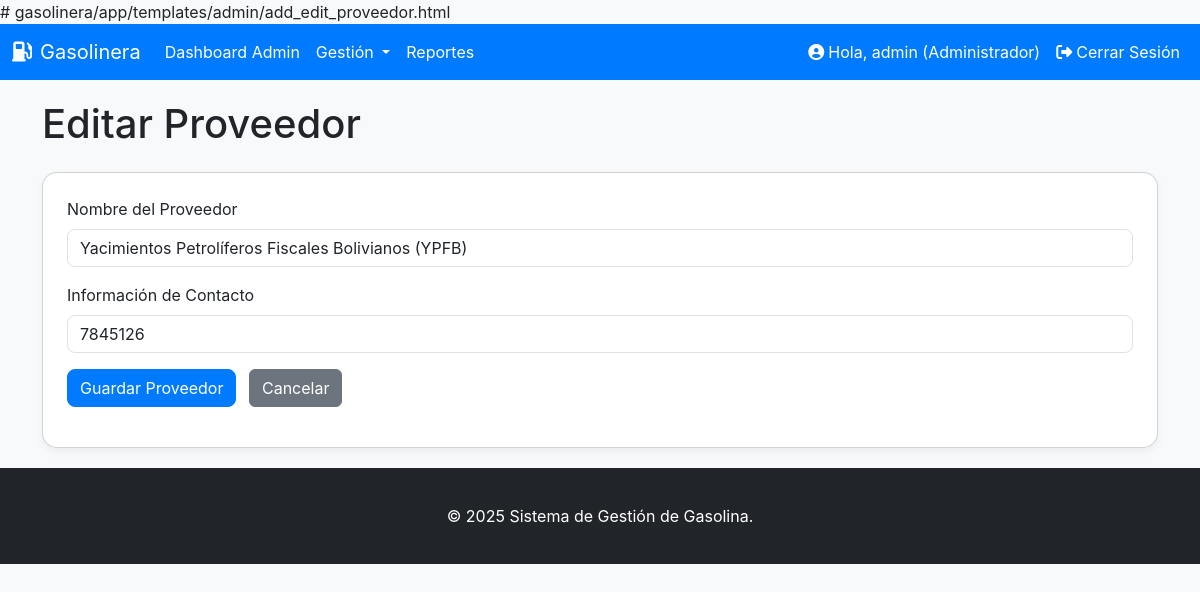
Page /admin/proveedores/edit/1 (signed in) on the committed database.
### app/models.py (models this page shows, shortened)
class Usuario(UserMixin, db.Model):
    __tablename__ = 'usuarios'
    id = db.Column(db.Integer, primary_key=True)
    username = db.Column(db.String(64), unique=True, nullable=False) # Nombre de usuario
    password_hash = db.Column(db.String(128)) # Hash de la contraseña
    rol_id = db.Column(db.Integer, db.ForeignKey('roles.id')) # Clave foránea del rol
    clientes = db.relationship('Cliente', backref='usuario', lazy='dynamic') # Relación con clientes

class Rol(db.Model):
    __tablename__ = 'roles'
    id = db.Column(db.Integer, primary_key=True)
    nombre = db.Column(db.String(50), unique=True, nullable=False) # Nombre del rol (administrador, operador, cliente)
    usuarios = db.relationship('Usuario', backref='rol', lazy='dynamic') # Relación con usuarios

class Proveedor(db.Model):
    __tablename__ = 'proveedores'
    id = db.Column(db.Integer, primary_key=True)
    nombre = db.Column(db.String(100), nullable=False)
    contacto = db.Column(db.String(100))
    reabastecimientos = db.relationship('Reabastecimiento', backref='proveedor', lazy='dynamic') # <-- Asegúrate de que esta línea esté así

### app/admin.py (the view)
@admin.route('/proveedores/edit/<int:id>', methods=['GET', 'POST'])
@login_required
@admin_required
def edit_proveedor(id):
    proveedor = Proveedor.query.get_or_404(id)
    form = ProveedorForm(obj=proveedor)
    if form.validate_on_submit():
        proveedor.nombre = form.nombre.data
        proveedor.contacto = form.contacto.data
        db.session.commit()
        flash('Proveedor actualizado exitosamente!', 'success')
        return redirect(url_for('admin.manage_proveedores'))
    return render_template('admin/add_edit_proveedor.html', form=form, proveedor=proveedor, title='Editar Proveedor')

### app/forms.py
class ProveedorForm(FlaskForm):
    nombre = StringField('Nombre del Proveedor', validators=[DataRequired()])
    contacto = StringField('Información de Contacto', validators=[Optional()])
    submit = SubmitField('Guardar Proveedor')

### app/admin.py (called while the page is built)
def admin_required(f):
    @wraps(f)
    def decorated_function(*args, **kwargs):
        if not current_user.is_authenticated or current_user.rol.nombre != 'administrador':
            flash('Acceso denegado. Se requiere rol de administrador.', 'danger')
            return redirect(url_for('main.index'))
        return f(*args, **kwargs)
    return decorated_function

### app/auth.py (called while the page is built)
@login_manager.user_loader
def load_user(user_id):
    return Usuario.query.get(int(user_id))

### app/templates/admin/add_edit_proveedor.html (shortened to what this page needs)
{% extends "base.html" %}
{% block content %}
<h1 class="mb-4">{% if proveedor %}Editar Proveedor{% else %}Añadir Nuevo Proveedor{% endif %}</h1>
<div class="card p-4">
    <form method="POST">
        <div class="mb-3">
            {{ form.nombre.label(class="form-label") }}
            {{ form.nombre(class="form-control") }}
        </div>
        <div class="mb-3">
            {{ form.contacto.label(class="form-label") }}
            {{ form.contacto(class="form-control") }}
        </div>
        {{ form.submit(class="btn btn-primary") }}
        <a href="{{ url_for('admin.manage_proveedores') }}" class="btn btn-secondary ms-2">Cancelar</a>
    </form>
</div>
{% endblock %}

### app/templates/base.html (shortened to what this page needs)
<!DOCTYPE html>
<html lang="es">
<head>
    <link href="https://cdn.jsdelivr.net/npm/bootstrap@5.3.3/dist/css/bootstrap.min.css" rel="stylesheet" xintegrity="sha384-QWTKZyjpPEjISv5WaRU9OFeRpok6YctnYmDr5pNlyT2bRjXh0JMhjY6hW+ALEwIH">
    <link rel="stylesheet" href="https://cdnjs.cloudflare.com/ajax/libs/font-awesome/6.5.2/css/all.min.css" xintegrity="sha512-SnH5WK+bZxgPHs44uWIX+LLJAJ9/2PkPKZ5QiAj6Ta86w+fsb2TkcmfRyVX3pBnMFcV7oQPJkl9QevSCWr3W6A==" />
</head>
<body>
    <nav class="navbar navbar-expand-lg navbar-dark">
        <div class="container-fluid">
            <a class="navbar-brand" href="{{ url_for('main.index') }}">
                <i class="fas fa-gas-pump me-2"></i>Gasolinera
            </a>
            <div class="collapse navbar-collapse" id="navbarNav">
                <ul class="navbar-nav me-auto mb-2 mb-lg-0">
                    {% if current_user.is_authenticated %}
                        {% if current_user.rol.nombre == 'administrador' %}
                            <li class="nav-item">
                                <a class="nav-link" href="{{ url_for('admin.dashboard') }}">Dashboard Admin</a>
                            </li>
                            <li class="nav-item dropdown">
                                <a class="nav-link dropdown-toggle" href="#" id="navbarDropdownAdmin" role="button" data-bs-toggle="dropdown" aria-expanded="false">
                                    Gestión
                                </a>
                            </li>
                             <li class="nav-item">
                                <a class="nav-link" href="{{ url_for('admin.view_reports') }}">Reportes</a>
                            </li>
                        {% endif %}
                    {% endif %}
                </ul>
                <ul class="navbar-nav ms-auto">
                    {% if current_user.is_authenticated %}
                        <li class="nav-item">
                            <span class="nav-link"><i class="fas fa-user-circle me-1"></i>Hola, {{ current_user.username }} ({{ current_user.rol.nombre | capitalize }})</span>
                        </li>
                        <li class="nav-item">
                            <a class="nav-link" href="{{ url_for('auth.logout') }}"><i class="fas fa-sign-out-alt me-1"></i>Cerrar Sesión</a>
                        </li>
                    {% else %}
                        <li class="nav-item">
                            <a class="nav-link" href="{{ url_for('auth.login') }}"><i class="fas fa-sign-in-alt me-1"></i>Iniciar Sesión</a>
                        </li>
                    {% endif %}
                </ul>
            </div>
        </div>
    </nav>
    <div class="container">
        {% block content %}{% endblock %}
    </div>
    <footer class="footer mt-auto py-3 bg-dark">
        <div class="container text-center">
            <span class="text-white">&copy; {{ moment().format('YYYY') }} Sistema de Gestión de Gasolina.</span>
        </div>
    </footer>
</body>
</html>

### app/templates/base.html (style rules this page uses)
body { font-family: 'Inter', sans-serif; background-color: #f8f9fa; }
.navbar { background-color: #007bff; }
.navbar-brand, .nav-link { color: white !important; }
.footer { background-color: #343a40; color: white; padding: 1rem 0; position: relative; bottom: 0; width: 100%; }
.container { margin-top: 20px; margin-bottom: 20px; }
.card { border-radius: 15px; box-shadow: 0 4px 8px rgba(0,0,0,.05); }
.btn-primary { background-color: #007bff; border-color: #007bff; border-radius: 8px; }
.form-control, .form-select { border-radius: 8px; }

### rows in the picture
Usuario: username "admin"
Rol: rol.nombre "Administrador"
Proveedor: nombre "Yacimientos Petrolíferos Fiscales Bolivianos (YPFB)", contacto "7845126"

### other values in the picture
{{ moment().format('YYYY') }} "2025"
